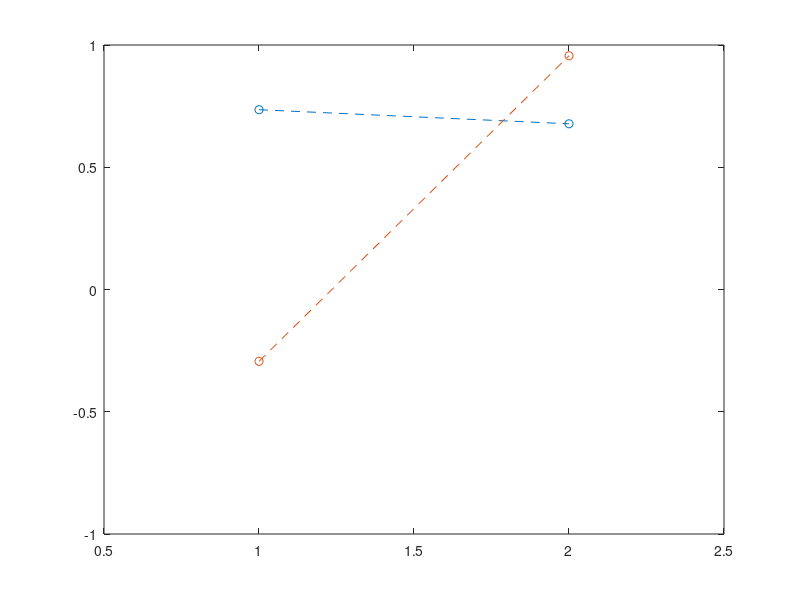

This chart was generated by the following MATLAB code: (Note: this script raises an error after producing the figure.)
function [w]=twobodiesoscillations_sol     
%computing normal modes for different values of masses and spring constants

% system is composed of   wall1 - spring1 - mass1 - spring2 - mass2 - spring3 - wall2 
% mass2 is also driven by a force F_0 sin(wt)    

% paramenters 
k1=1; %elastic constant of spring1 
m1=3; %mass of first object     
k2=1.5; %elastic constant of spring2     
m2=1; %mass of second object 
k3=0.5; %elastic constant of spring3      

wd=10; %frequency of forcing 
F0=5; %amplitude of forcing 
gamma=1; %viscous resistance  

%initial conditions 
initial_x1=0;  
initial_x2=1;  
initial_x1dot=1; 
initial_x2dot=2; 

% time scale   
t=0:0.001:100;   

%mass matrix 
M=diag([m1,m2]); 

%matric for forces 
K=[-k1-k2, k2; k2, -k2-k3];   

%compute the normal modes and their frequencies 
[V,D]=eig(M\K); %computes the eigenvalues and eigenvectors of M^-1 * K 
w=sqrt(-diag(D)); %converts the eigevalues to eigenfrequencies         

figure; plot([1,2],V(:,1),'o--',[1,2],V(:,2),'o--'); 
xlim([0.5,2.5]); ylim([-1,1]);   

% dynamics
% first we prepare a matrix param where we write our parameters    
param=M\K;
param_dr=[F0 gamma;wd 0];      
param=[param param_dr];

[t,z]=ode45( @(t,z) rhs(t,z,param), t, [initial_x1 initial_x2 initial_x1dot initial_x2dot], param ); 

figure; plot(t,z(:,1),t,z(:,2)); 

% figure; 
% for i=1:500:size(t)*0.3 
%     
%     %hold on; 
%     plot([1,2],z(i,1:2),'o-','MarkerSize',20,'MarkerFaceColor','b'); 
%     xlim([0.5,2.5]); 
%     yran=max(max(abs(z(1,:))),max(abs(z(2,:))));
%     ylim([-yran,yran]); 
%     pause(0.1); 
%     
% end;     

    
    

%%%%%%%%%%%%%%%%%%%%%%%%%%%%%%%%%%%%%%%%%%%%%%%%%% 
    function dzdt=rhs(t,z,param) % here we write the differential equation that we want to solve   

        a=param(1,1); 
        b=param(1,2); 
        c=param(2,1); 
        d=param(2,2);
        
        F=param(1,3); 
        wdr=param(2,3); 
        gam=param(1,4); 

        dzdt_1 = z(3);    
        dzdt_2 = z(4);
        dzdt_3 = a*z(1)+b*z(2);         
        dzdt_4 = c*z(1)+d*z(2) + F*sin(wdr*t) - gam*z(4);  %here the forcing and the dissipations are added            

        dzdt=[dzdt_1; dzdt_2; dzdt_3; dzdt_4];
    end     

end 

